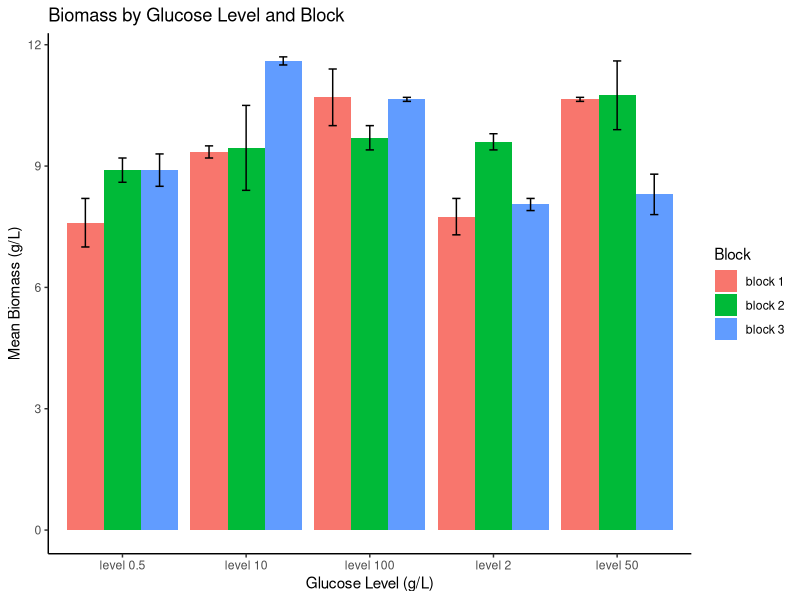

Write the R code that produced this figure.
## ---- chunk 1
library(car)
library(dplyr)
library(tidyr)
library(ggplot2)
library(emmeans)
## ---- chunk 2
example2_data<-read.csv("Effect of Glucose.csv")
example2_data
## ---- chunk 3
str(example2_data)
mean(example2_data$Biomass)
sd(example2_data$Biomass)

## ---- chunk 4

example2_data$Block <- factor(example2_data$Block)
example2_data$Treatment.Glucose <- factor(example2_data$Treatment.Glucose)
table(example2_data$Block)
table(example2_data$Glucose)
## ---- chunk 5


model <- lm(Biomass ~ Block * Treatment.Glucose, data = example2_data)
summary(model)

Anova(model, type = "III")
## ---- chunk 6

example2_data %>%
  group_by(Treatment.Glucose) %>%
  summarise(N = n(),
            Mean = mean(Biomass),
            SD = sd(Biomass))

example2_data %>%
  group_by(Block) %>%
  summarise(N = n(),
            Mean = mean(Biomass),
            SD = sd(Biomass))

example2_data %>%
  group_by(Treatment.Glucose, Block) %>%
  summarise(Mean = mean(Biomass),
            SE = sd(Biomass)/sqrt(n()),
            .groups = "drop")

#Post hoc Tukey test for Glucose
emmeans(model, pairwise ~ Treatment.Glucose, adjust = "tukey")




sum_biomass <- example2_data %>%
  group_by( Treatment.Glucose, Block) %>%
  summarise(
    N = n(),
    Mean = mean(Biomass, na.rm = TRUE),
    SD = sd(Biomass, na.rm = TRUE),
    SE = SD / sqrt(N),
    .groups = "drop"
  )

sum_biomass

ggplot(sum_biomass, aes(x = Treatment.Glucose, y = Mean, fill = Block)) +
  geom_col(position = position_dodge(0.9)) +
  geom_errorbar(
    aes(ymin = Mean - SE, ymax = Mean + SE),
    width = 0.2,
    position = position_dodge(0.9)
  ) +
  labs(
    title = "Biomass by Glucose Level and Block",
    x = "Glucose Level (g/L)",
    y = "Mean Biomass (g/L)"
  ) +
  theme_classic()
